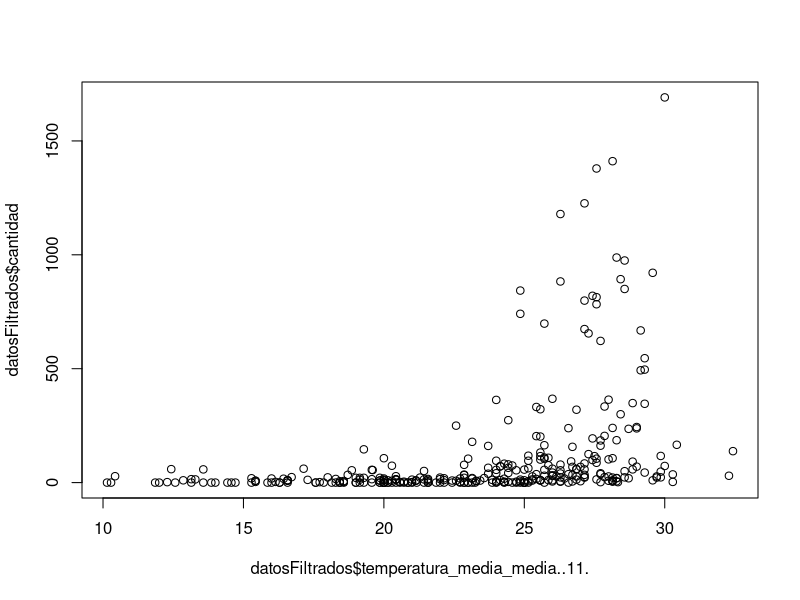
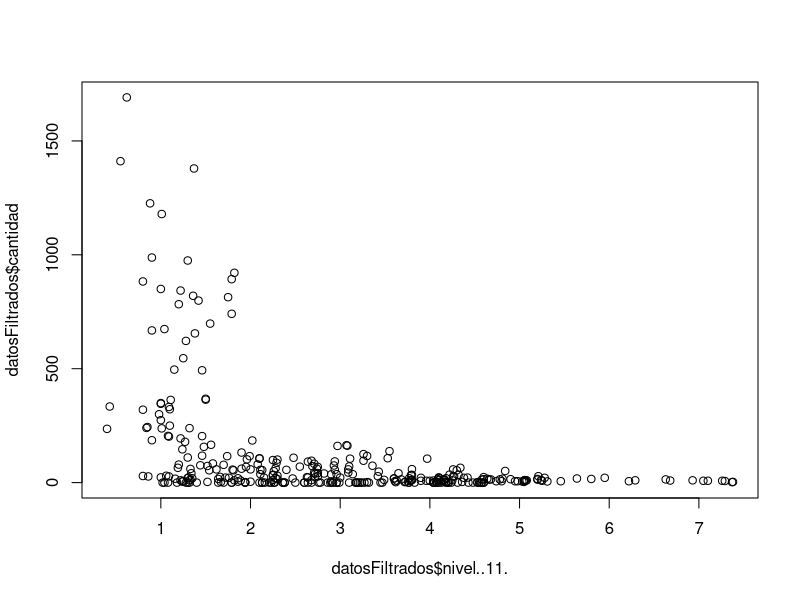
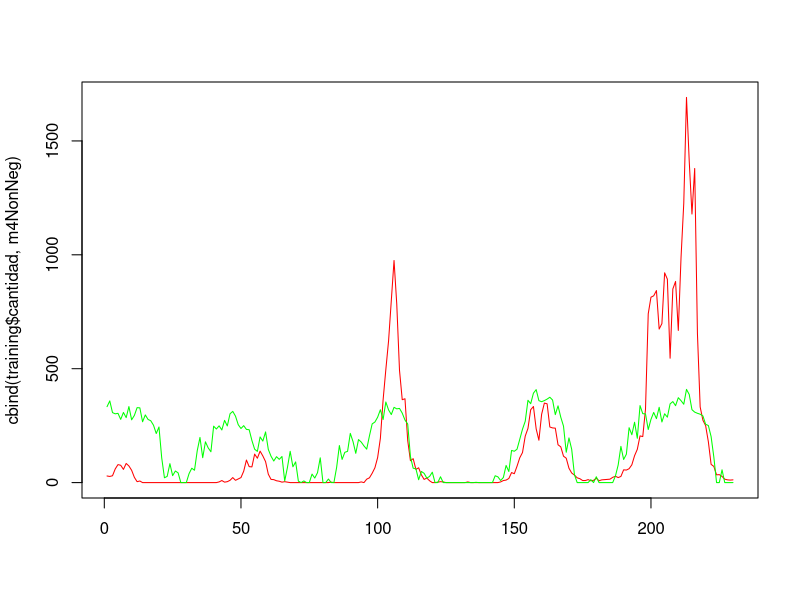
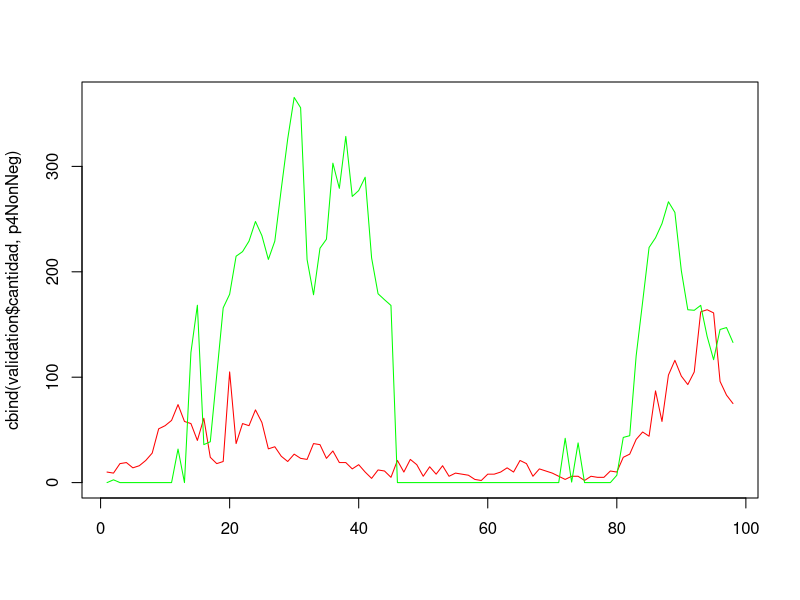

R code for these plots, in order:
datos = read.csv(file = 'data/dengue_clima.csv', header = T, stringsAsFactors = F)

cm = cor(datos)

#write.csv(cm,'cm_dengue_clima.csv',row.names = T)

cm03 = subset(cm, cm[,"cantidad"] >= 0.3 | cm[,"cantidad"] <= -0.3)

datosFiltrados = datos[,c("temperatura_media_media..7.","temperatura_media_media..8.",
         "temperatura_media_media..9.","temperatura_media_media..10.",
         "temperatura_media_media..11.","nivel..5.","nivel..6.",
         "nivel..7.","nivel..8.","nivel..9.","nivel..10.",
         "nivel..11.","cantidad")]

plot(x = datosFiltrados$temperatura_media_media..11., y = datosFiltrados$cantidad)
plot(x = datosFiltrados$nivel..11., y = datosFiltrados$cantidad)

m1 = lm(cantidad ~ temperatura_media_media..11., data = datosFiltrados)
m2 = lm(cantidad ~ nivel..11., data = datosFiltrados)
m3 = lm(cantidad ~ temperatura_media_media..11. + nivel..11., data = datosFiltrados)
summary(m1)
summary(m2)
summary(m3)

##### TRAINING & VALIDATION
## lm train, 230 primeros registros (70%)
training = head(datosFiltrados, 230)
m4 = lm(cantidad ~ temperatura_media_media..11. + nivel..11., data = training)
summary(m4)
m4NonNeg = m4$fitted.values
m4NonNeg[m4NonNeg < 0] = 0

## plot real vs trained
matplot(cbind(training$cantidad,m4NonNeg),type="l",col=c("red","green"),lty=c(1,1))

## lm predict, 98 últimos registros (30%)
validation = tail(datosFiltrados, 98)
p4 = predict(m4, validation, se.fit = TRUE)
p4NonNeg = p4$fit
p4NonNeg[p4NonNeg < 0] = 0

## plot real vs predicted
matplot(cbind(validation$cantidad,p4NonNeg),type="l",col=c("red","green"),lty=c(1,1))

